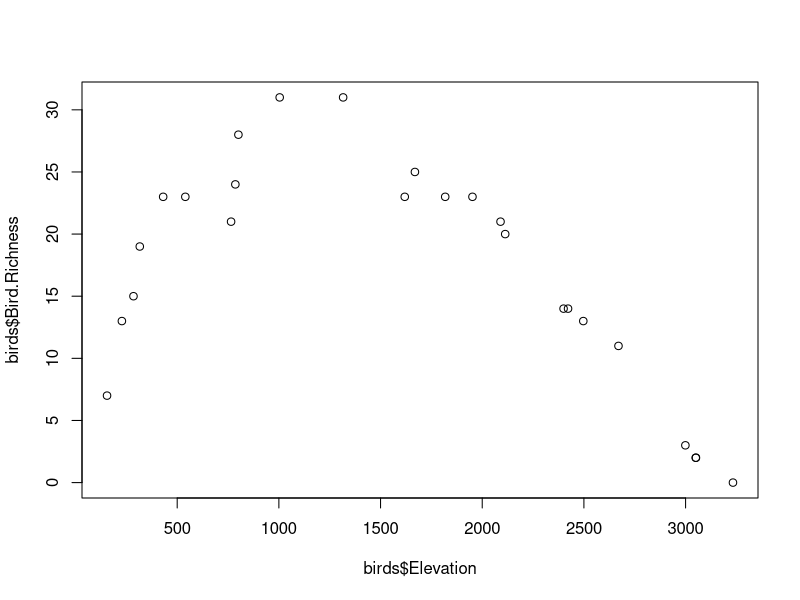
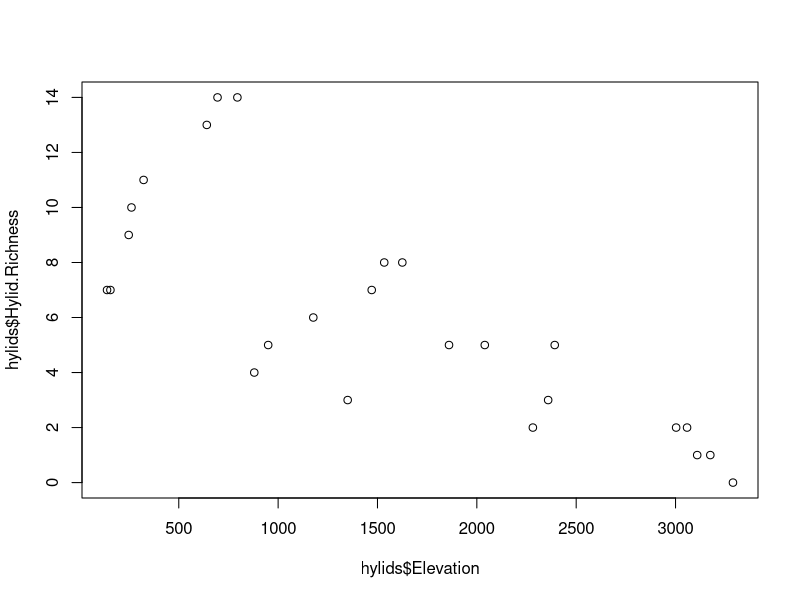
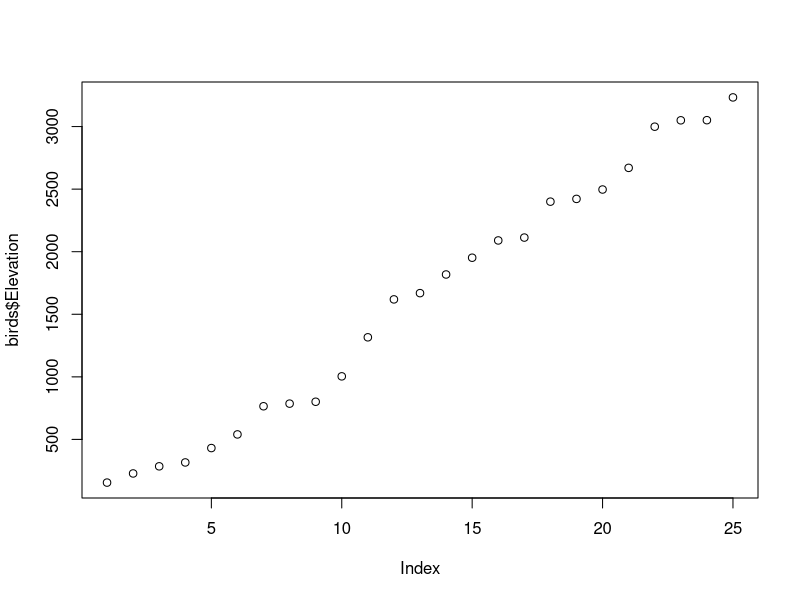

Recreate these plots in R, in order.
setwd("C:/Users/Jesse Wolfhagen/Desktop/GitHub/PermuteSeminar-2014/Null models/")
#Bring in the datasets
hummingbirds <- read.csv("Hummingbirds.csv")
hummingbirds$Elevation <- as.numeric(gsub("Elev_", "", hummingbirds$Elevation))
hylids <- read.csv("Hylids.csv")
hylids$Elevation <- as.numeric(gsub("Elev_", "", hylids$Elevation))
#Calculate the richnesses
Bird.Richness <- c()
Hylid.Richness <- c()
for(i in 1:nrow(hummingbirds))
{
  Bird.Richness <- c(Bird.Richness, sum(hummingbirds[i,-1]))
  Hylid.Richness <- c(Hylid.Richness, sum(hylids[i,-1]))
}
birds <- data.frame(hummingbirds, Bird.Richness)
plot(birds$Elevation, birds$Bird.Richness)
hylids <- data.frame(hylids, Hylid.Richness)
plot(hylids$Elevation, hylids$Hylid.Richness)
#They both somewhat show lumped distributions (hummingbirds much more so)
#Now to create a null model based on the mid-domain effect

nullmatrix <- function(data)
{
  randommatrix <- matrix(ncol = ncol(data), nrow = nrow(data))
  for(j in 1:ncol(data))
  {
    if(sum(data[,j]) > 0)
    {
      rangelength <- rle(data[,j])$lengths[which(rle(data[,j])$values == 1)] #find how many 1s (length of range)
      newstart <- sample(1:(nrow(data)-rangelength), 1) #sample a new start area where the range would fit inside
      randommatrix[,j] <- c(rep(0, nrow(data)-(newstart+rangelength)), rep(1, rangelength), rep(0, newstart)) #put the new vector
    }
    if(sum(data[,j]) == 0) #If no presences, just give zeros
    {
      randommatrix[,j] <- rep(0, nrow(data)) #make the new matrix
    }
  }
  randommatrix
}

fakebirds <- nullmatrix(birds[,c(-1,-52)]) #one iteration
fakebirds
fake <- birds[,c(-1,-52)]
fakebirds
sum(birds != fakebirds)
plot(birds$Elevation, )
